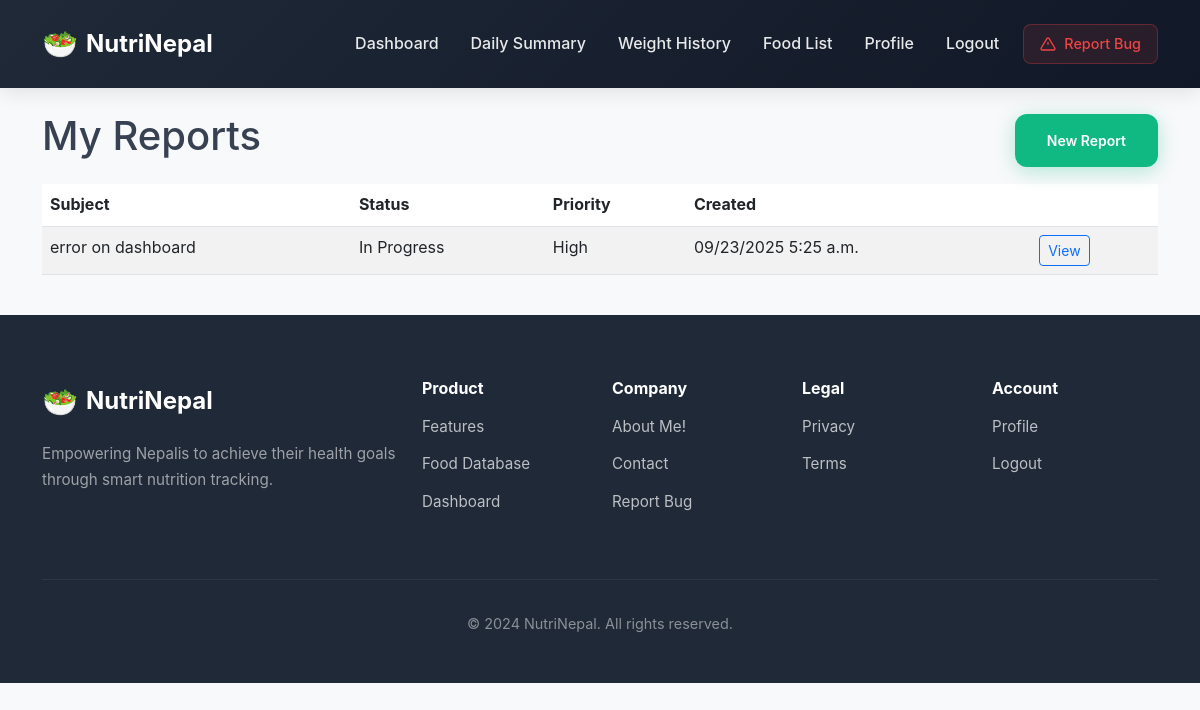
Page /report/report/my/ (signed in) on the earlier database version.
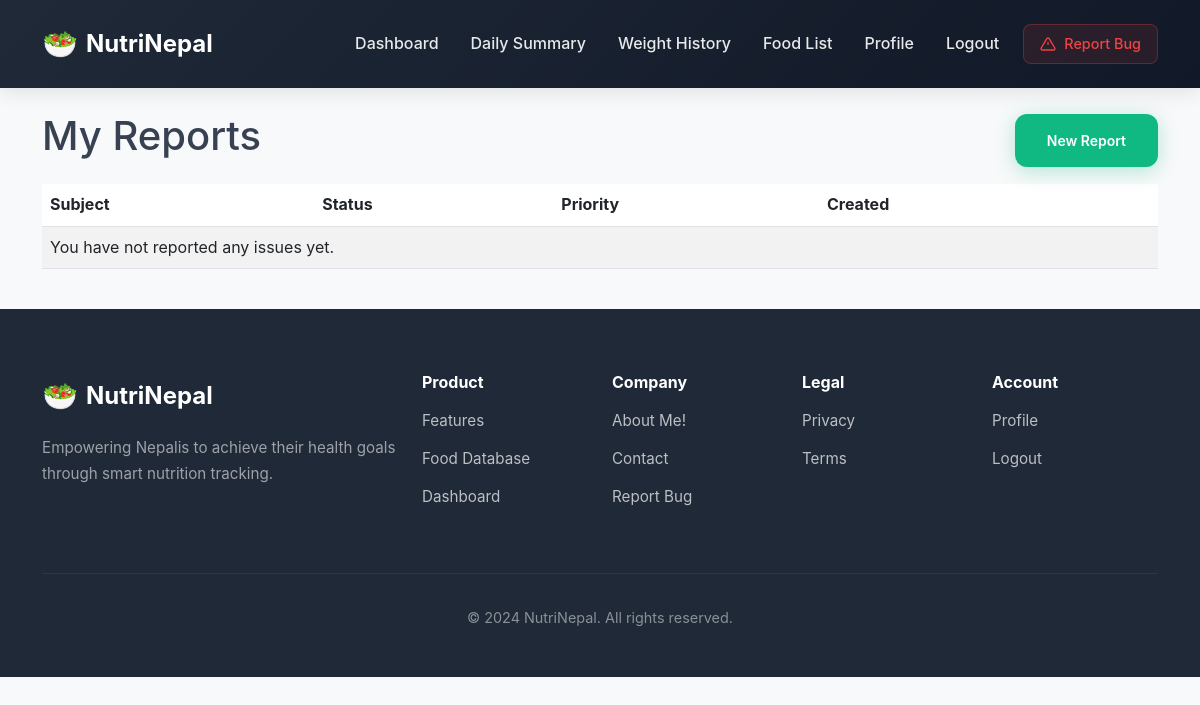
Same page on the later database version.
### report/models.py (models this page shows, shortened)
class Report(models.Model):
    STATUS_OPEN = 'open'
    STATUS_IN_PROGRESS = 'in_progress'
    STATUS_RESOLVED = 'resolved'
    STATUS_CLOSED = 'closed'
    STATUS_CHOICES = [
        (STATUS_OPEN, 'Open'),
        (STATUS_IN_PROGRESS, 'In Progress'),
        (STATUS_RESOLVED, 'Resolved'),
        (STATUS_CLOSED, 'Closed'),
    ]
    PRIORITY_LOW = 'low'
    PRIORITY_MEDIUM = 'medium'
    PRIORITY_HIGH = 'high'
    PRIORITY_CHOICES = [
        (PRIORITY_LOW, 'Low'),
        (PRIORITY_MEDIUM, 'Medium'),
        (PRIORITY_HIGH, 'High'),
    ]
    reporter = models.ForeignKey(User, on_delete=models.CASCADE, related_name='reports')
    subject = models.CharField(max_length=200)
    description = models.TextField()
    created_at = models.DateTimeField(auto_now_add=True)
    updated_at = models.DateTimeField(auto_now=True)
    status = models.CharField(max_length=20, choices=STATUS_CHOICES, default=STATUS_OPEN)
    priority = models.CharField(max_length=10, choices=PRIORITY_CHOICES, default=PRIORITY_MEDIUM)
    attachment = models.FileField(upload_to='report_attachments/', null=True, blank=True)
    admin_comment = models.TextField(blank=True, default='')  # admin can add notes here
    resolved_by = models.ForeignKey(User, null=True, blank=True, on_delete=models.SET_NULL, related_name='resolved_reports')
    class Meta:
        ordering = ['-created_at']

### report/views.py (the view)
# urls.py: path('report/my/', views.report_user_list, name='report_user_list'),
@login_required
def report_user_list(request):
    reports = Report.objects.filter(reporter=request.user).order_by('-created_at')
    return render(request, 'reports/report_user_list.html', {'reports': reports})

### report/templates/reports/report_user_list.html
{% extends "base.html" %}
{% block content %}
<div class="container py-4">
  <div class="d-flex justify-content-between align-items-center mb-3">
    <h1>My Reports</h1>
    <a class="btn btn-sm btn-primary" href="{% url 'report_create' %}">New Report</a>
  </div>
  <table class="table table-striped">
    <thead><tr><th>Subject</th><th>Status</th><th>Priority</th><th>Created</th><th></th></tr></thead>
    <tbody>
      {% for r in reports %}
      <tr>
        <td>{{ r.subject }}</td>
        <td>{{ r.get_status_display }}</td>
        <td>{{ r.get_priority_display }}</td>
        <td>{{ r.created_at|date:"SHORT_DATETIME_FORMAT" }}</td>
        <td><a class="btn btn-sm btn-outline-primary" href="{% url 'report_user_detail' r.pk %}">View</a></td>
      </tr>
      {% empty %}
      <tr><td colspan="5">You have not reported any issues yet.</td></tr>
      {% endfor %}
    </tbody>
  </table>
</div>
{% endblock %}

Differences in the rows shown:
removed Report: subject "error on dashboard", status "In Progress", priority "High", created_at "09/23/2025 5:25 a.m."
Other differences:
text now shown: "You have not reported any issues yet."
